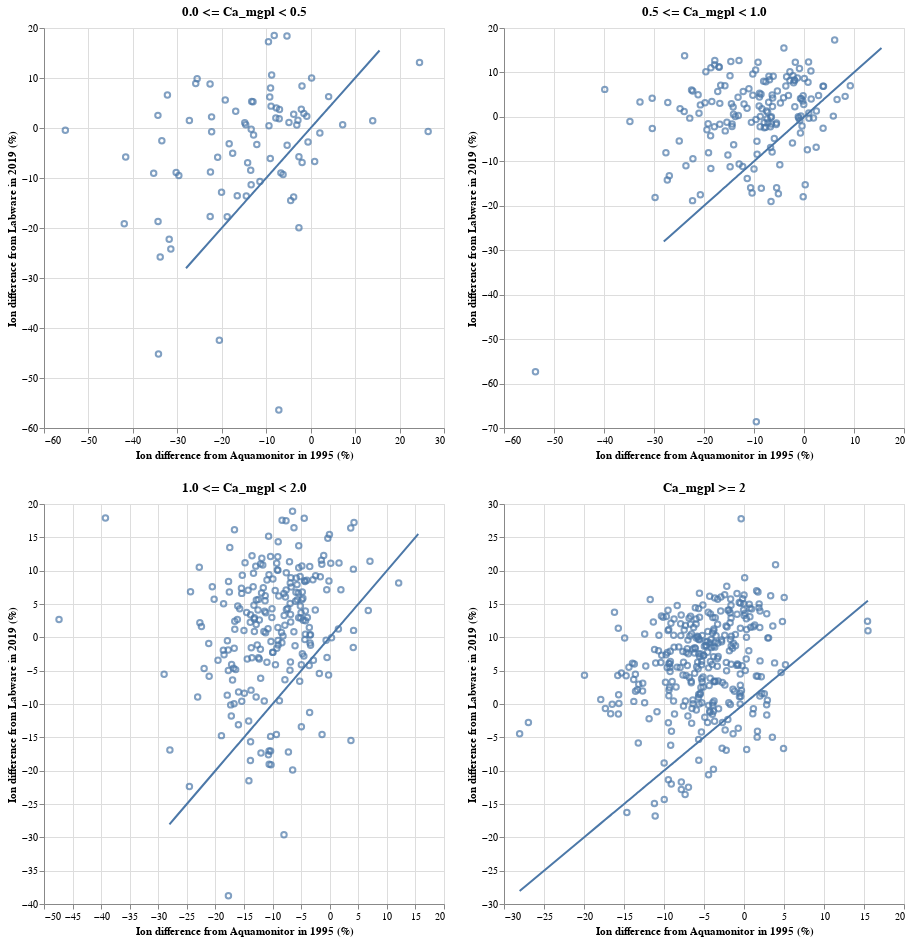

The notebook cell this image was saved under:
### Markdown cell above
### 3.1. Ion difference in percent

### Code cell
chart_dict = {}
for idx, ca_level in enumerate(ca_levels):
    data = res_dict[ca_level]

    # Scatter plot
    scatter = alt.Chart(data, height=400, width=400).mark_point().encode(
        x=alt.X('ion_diff_pct_am:Q', title='Ion difference (Aquamonitor, 1995) [%]'),
        y=alt.Y('ion_diff_pct_lw:Q', title='Ion difference (Labware, 2019) [%]'),
        tooltip=['station_id:N', 'station_name:N', 'sample_date:T', 'ion_diff_pct_lw:Q', 'ion_diff_pct_am:Q'],
    ).properties(
        title=ca_level
    ).interactive()

    # 1:1 line
    line = alt.Chart(res_df, height=400, width=400).mark_line().encode(
        x=alt.X('ion_diff_pct_am:Q', title=''),
        y=alt.Y('ion_diff_pct_am:Q', title=''),
    )

    chart = (scatter + line)
    chart_dict[idx] = chart
    
chart = ((chart_dict[0] | chart_dict[1]) &
         (chart_dict[2] | chart_dict[3]))
chart.save('../pages/ion_difference_pct.html')
chart

### Figure 1 — Vega-Lite specification as saved in the notebook (floating-point values rounded to 4 significant figures; data arrays with more than 128 entries replaced by an {"elided": "..."} marker saying what was removed)
{"$schema": "https://vega.github.io/schema/vega-lite/v3.4.0.json", "config": {"mark": {"tooltip": null}, "view": {"height": 300, "width": 400}}, "datasets": {"data-4bc05fdcee3639cc4c42559030fb6b53": [{"ion_diff_pct_am": -33.49, "ion_diff_pct_lw": -2.533, "kond_diff_pct_am": 2.427, "kond_diff_pct_lw": 9.406, "kond_minus_H&SO4_am": 0.3535, "kond_minus_H&SO4_lw": 0.5063, "sample_date": "2019-09-25", "station_id": 26078, "station_name": "HOH 1374"}, {"ion_diff_pct_am": -16.52, "ion_diff_pct_lw": -13.55, "kond_diff_pct_am": 2.892, "kond_diff_pct_lw": 6.944, "kond_minus_H&SO4_am": 0.4776, "kond_minus_H&SO4_lw": 0.445, "sample_date": "2019-10-29", "station_id": 26090, "station_name": "Mjåvatn"}, {"ion_diff_pct_am": -5.291, "ion_diff_pct_lw": -3.47, "kond_diff_pct_am": 3.109, "kond_diff_pct_lw": 7.555, "kond_minus_H&SO4_am": 0.4884, "kond_minus_H&SO4_lw": 0.4417, "sample_date": "2019-10-01", "station_id": 26093, "station_name": "Hemletjørnane"}, {"ion_diff_pct_am": -9.022, "ion_diff_pct_lw": 8.015, "kond_diff_pct_am": 0.8889, "kond_diff_pct_lw": 11.2, "kond_minus_H&SO4_am": 0.3111, "kond_minus_H&SO4_lw": 0.3234, "sample_date": "2019-09-30", "station_id": 26094, "station_name": "HOH 1394"}, {"ion_diff_pct_am": -19.22, "ion_diff_pct_lw": 5.603, "kond_diff_pct_am": -6.079, "kond_diff_pct_lw": 4.907, "kond_minus_H&SO4_am": 0.2875, "kond_minus_H&SO4_lw": 0.3735, "sample_date": "2019-09-30", "station_id": 26098, "station_name": "HOH 1227"}, {"ion_diff_pct_am": 24.49, "ion_diff_pct_lw": 13.12, "kond_diff_pct_am": -13.68, "kond_diff_pct_lw": 8.866, "kond_minus_H&SO4_am": 0.3492, "kond_minus_H&SO4_lw": 0.3084, "sample_date": "2019-09-24", "station_id": 26112, "station_name": "1230 HOH"}, {"ion_diff_pct_am": -7.078, "ion_diff_pct_lw": 1.857, "kond_diff_pct_am": -6.287, "kond_diff_pct_lw": 5.084, "kond_minus_H&SO4_am": 0.6984, "kond_minus_H&SO4_lw": 0.5661, "sample_date": "2019-09-24", "station_id": 26114, "station_name": "HOH 1092"}, {"ion_diff_pct_am": -25.86, "ion_diff_pct_lw": 8.917, "kond_diff_pct_am": -9.588, "kond_diff_pct_lw": 7.897, "kond_minus_H&SO4_am": 0.2265, "kond_minus_H&SO4_lw": 0.5085, "sample_date": "2019-09-24", "station_id": 26115, "station_name": "Rundatjørni"}, {"ion_diff_pct_am": -2.104, "ion_diff_pct_lw": 3.749, "kond_diff_pct_am": 3.822, "kond_diff_pct_lw": 1.474, "kond_minus_H&SO4_am": 1.044, "kond_minus_H&SO4_lw": 1.072, "sample_date": "2019-10-17", "station_id": 26122, "station_name": "Blåfjellvatnet"}, {"ion_diff_pct_am": -11.42, "ion_diff_pct_lw": -10.69, "kond_diff_pct_am": -0.3844, "kond_diff_pct_lw": 8.986, "kond_minus_H&SO4_am": 0.2577, "kond_minus_H&SO4_lw": 0.509, "sample_date": "2019-10-02", "station_id": 26126, "station_name": "Steinbotsvatna"}, {"ion_diff_pct_am": -8.195, "ion_diff_pct_lw": 18.51, "kond_diff_pct_am": 2.548, "kond_diff_pct_lw": 2.09, "kond_minus_H&SO4_am": 0.5414, "kond_minus_H&SO4_lw": 0.5702, "sample_date": "2019-09-25", "station_id": 26131, "station_name": "HOH 1078"}, {"ion_diff_pct_am": -13.38, "ion_diff_pct_lw": -0.2632, "kond_diff_pct_am": -3.764, "kond_diff_pct_lw": -4.312, "kond_minus_H&SO4_am": 1.283, "kond_minus_H&SO4_lw": 2.014, "sample_date": "2019-10-09", "station_id": 26135, "station_name": "Hyttvatnet"}, {"ion_diff_pct_am": -31.46, "ion_diff_pct_lw": -24.21, "kond_diff_pct_am": -16.74, "kond_diff_pct_lw": 20.31, "kond_minus_H&SO4_am": 0.2941, "kond_minus_H&SO4_lw": 0.2638, "sample_date": "2019-09-20", "station_id": 26141, "station_name": "HOH 510"}, {"ion_diff_pct_am": -55.2, "ion_diff_pct_lw": -0.4539, "kond_diff_pct_am": -14.69, "kond_diff_pct_lw": 29.45, "kond_minus_H&SO4_am": 0.3359, "kond_minus_H&SO4_lw": 0.2411, "sample_date": "2019-09-20", "station_id": 26142, "station_name": "HOH 407"}, {"ion_diff_pct_am": -35.32, "ion_diff_pct_lw": -9.058, "kond_diff_pct_am": -4.35, "kond_diff_pct_lw": 12.01, "kond_minus_H&SO4_am": 0.4084, "kond_minus_H&SO4_lw": 0.4792, "sample_date": "2019-09-20", "station_id": 26143, "station_name": "HOH 414"}, {"ion_diff_pct_am": -31.83, "ion_diff_pct_lw": -22.24, "kond_diff_pct_am": -2.082, "kond_diff_pct_lw": 0.9032, "kond_minus_H&SO4_am": 0.699, "kond_minus_H&SO4_lw": 0.7906, "sample_date": "2019-09-20", "station_id": 26144, "station_name": "Guolehisjavri"}, {"ion_diff_pct_am": -9.495, "ion_diff_pct_lw": 17.25, "kond_diff_pct_am": 3.442, "kond_diff_pct_lw": 0.6641, "kond_minus_H&SO4_am": 0.947, "kond_minus_H&SO4_lw": 0.9522, "sample_date": "2019-09-22", "station_id": 26145, "station_name": "HOH 515"}, {"ion_diff_pct_am": -34.24, "ion_diff_pct_lw": -45.2, "kond_diff_pct_am": -16.68, "kond_diff_pct_lw": 19.65, "kond_minus_H&SO4_am": 0.1625, "kond_minus_H&SO4_lw": 0.1536, "sample_date": "2019-09-25", "station_id": 26244, "station_name": "HOH 1506"}, {"ion_diff_pct_am": -30.27, "ion_diff_pct_lw": -8.882, "kond_diff_pct_am": -4.001, "kond_diff_pct_lw": 13.21, "kond_minus_H&SO4_am": 0.2202, "kond_minus_H&SO4_lw": 0.2584, "sample_date": "2019-09-25", "station_id": 26275, "station_name": "HOH 1198"}, {"ion_diff_pct_am": -22.61, "ion_diff_pct_lw": -17.69, "kond_diff_pct_am": 3.548, "kond_diff_pct_lw": 3.96, "kond_minus_H&SO4_am": 0.4375, "kond_minus_H&SO4_lw": 0.445, "sample_date": "2019-10-01", "station_id": 26285, "station_name": "Nedre Årdalsvatnet"}, {"ion_diff_pct_am": -32.23, "ion_diff_pct_lw": 6.603, "kond_diff_pct_am": 1.881, "kond_diff_pct_lw": 19.04, "kond_minus_H&SO4_am": 0.3236, "kond_minus_H&SO4_lw": 0.2776, "sample_date": "2019-10-01", "station_id": 26311, "station_name": "HOH 1760"}, {"ion_diff_pct_am": -14.48, "ion_diff_pct_lw": -13.6, "kond_diff_pct_am": 2.612, "kond_diff_pct_lw": 8.547, "kond_minus_H&SO4_am": 0.4073, "kond_minus_H&SO4_lw": 0.4266, "sample_date": "2019-10-29", "station_id": 26389, "station_name": "Bjørntjørn"}, {"ion_diff_pct_am": -18.77, "ion_diff_pct_lw": -17.74, "kond_diff_pct_am": 3.883, "kond_diff_pct_lw": 10.5, "kond_minus_H&SO4_am": 0.3534, "kond_minus_H&SO4_lw": 0.3445, "sample_date": "2019-09-30", "station_id": 26409, "station_name": "Såtetjørn"}, {"ion_diff_pct_am": 0.903, "ion_diff_pct_lw": -6.709, "kond_diff_pct_am": 6.917, "kond_diff_pct_lw": -1.625, "kond_minus_H&SO4_am": 0.743, "kond_minus_H&SO4_lw": 0.6489, "sample_date": "2019-10-29", "station_id": 26449, "station_name": "Urdevotni"}, {"ion_diff_pct_am": -7.833, "ion_diff_pct_lw": 2.019, "kond_diff_pct_am": -2.755, "kond_diff_pct_lw": 2.55, "kond_minus_H&SO4_am": 0.2875, "kond_minus_H&SO4_lw": 0.6185, "sample_date": "2019-09-30", "station_id": 26460, "station_name": "HOH 1040"}, {"ion_diff_pct_am": -3.12, "ion_diff_pct_lw": 0.5775, "kond_diff_pct_am": 5.222, "kond_diff_pct_lw": 12.26, "kond_minus_H&SO4_am": 0.2997, "kond_minus_H&SO4_lw": 0.3151, "sample_date": "2019-09-30", "station_id": 26463, "station_name": "HOH 1238"}, {"ion_diff_pct_am": -8.913, "ion_diff_pct_lw": 4.374, "kond_diff_pct_am": 2.71, "kond_diff_pct_lw": -0.1578, "kond_minus_H&SO4_am": 3.119, "kond_minus_H&SO4_lw": 2.069, "sample_date": "2019-10-30", "station_id": 26527, "station_name": "Øygardstjørna"}, {"ion_diff_pct_am": -7.014, "ion_diff_pct_lw": 3.696, "kond_diff_pct_am": 4.267, "kond_diff_pct_lw": 6.935, "kond_minus_H&SO4_am": 0.5611, "kond_minus_H&SO4_lw": 0.8539, "sample_date": "2019-10-18", "station_id": 26552, "station_name": "Kleggadalsvatn"}, {"ion_diff_pct_am": 4.045, "ion_diff_pct_lw": 6.276, "kond_diff_pct_am": 0.4436, "kond_diff_pct_lw": 1.487, "kond_minus_H&SO4_am": 0.4026, "kond_minus_H&SO4_lw": 0.6327, "sample_date": "2019-09-24", "station_id": 26554, "station_name": "HOH 1061"}, {"ion_diff_pct_am": -0.8696, "ion_diff_pct_lw": 2.341, "kond_diff_pct_am": 3.094, "kond_diff_pct_lw": 1.869, "kond_minus_H&SO4_am": 1.613, "kond_minus_H&SO4_lw": 1.762, "sample_date": "2019-10-18", "station_id": 26559, "station_name": "Rundatjørna"}, {"ion_diff_pct_am": -14.6, "ion_diff_pct_lw": 0.6353, "kond_diff_pct_am": 0.6921, "kond_diff_pct_lw": 12.86, "kond_minus_H&SO4_am": 0.3528, "kond_minus_H&SO4_lw": 0.4708, "sample_date": "2019-09-24", "station_id": 26571, "station_name": "HOH 1250"}, {"ion_diff_pct_am": 0.2114, "ion_diff_pct_lw": 10.02, "kond_diff_pct_am": 1.576, "kond_diff_pct_lw": 7.767, "kond_minus_H&SO4_am": 0.6167, "kond_minus_H&SO4_lw": 0.5379, "sample_date": "2019-09-24", "station_id": 26572, "station_name": "Leirdålsvatna"}, {"ion_diff_pct_am": -0.5945, "ion_diff_pct_lw": -2.818, "kond_diff_pct_am": -2.899, "kond_diff_pct_lw": 9.334, "kond_minus_H&SO4_am": 0.864, "kond_minus_H&SO4_lw": 0.7973, "sample_date": "2019-10-14", "station_id": 26576, "station_name": "Løyndardalsvatnet"}, {"ion_diff_pct_am": 2.069, "ion_diff_pct_lw": -1.017, "kond_diff_pct_am": -1.82, "kond_diff_pct_lw": 2.538, "kond_minus_H&SO4_am": 1.164, "kond_minus_H&SO4_lw": 1.231, "sample_date": "2019-10-18", "station_id": 26602, "station_name": "Mannsvatnet"}, {"ion_diff_pct_am": -1.926, "ion_diff_pct_lw": -6.902, "kond_diff_pct_am": -6.505, "kond_diff_pct_lw": 14.5, "kond_minus_H&SO4_am": 0.2646, "kond_minus_H&SO4_lw": 0.2825, "sample_date": "2019-10-14", "station_id": 26606, "station_name": "HOH 1367"}, {"ion_diff_pct_am": -14.18, "ion_diff_pct_lw": -6.959, "kond_diff_pct_am": 2.256, "kond_diff_pct_lw": 3.405, "kond_minus_H&SO4_am": 0.2108, "kond_minus_H&SO4_lw": 0.5462, "sample_date": "2019-10-03", "station_id": 26608, "station_name": "Litlavatn"}, {"ion_diff_pct_am": -9.203, "ion_diff_pct_lw": 6.194, "kond_diff_pct_am": 6.9, "kond_diff_pct_lw": 11.73, "kond_minus_H&SO4_am": 0.5373, "kond_minus_H&SO4_lw": 0.4142, "sample_date": "2019-09-24", "station_id": 26611, "station_name": "Kaldevatn"}, {"ion_diff_pct_am": -34.36, "ion_diff_pct_lw": 2.526, "kond_diff_pct_am": 1.824, "kond_diff_pct_lw": 14.51, "kond_minus_H&SO4_am": 0.3225, "kond_minus_H&SO4_lw": 0.3445, "sample_date": "2019-09-26", "station_id": 26626, "station_name": "Kvannjolvatnet"}, {"ion_diff_pct_am": -22.63, "ion_diff_pct_lw": 8.794, "kond_diff_pct_am": 5.358, "kond_diff_pct_lw": 14.47, "kond_minus_H&SO4_am": 0.3047, "kond_minus_H&SO4_lw": 0.4908, "sample_date": "2019-09-24", "station_id": 26629, "station_name": "HOH 1241"}, {"ion_diff_pct_am": -8.777, "ion_diff_pct_lw": 10.61, "kond_diff_pct_am": 4.642, "kond_diff_pct_lw": 8.198, "kond_minus_H&SO4_am": 0.4994, "kond_minus_H&SO4_lw": 0.5716, "sample_date": "2019-10-17", "station_id": 26641, "station_name": "Nedre Sørdalsvatnet"}, {"ion_diff_pct_am": 7.2, "ion_diff_pct_lw": 0.6696, "kond_diff_pct_am": 4.585, "kond_diff_pct_lw": 2.327, "kond_minus_H&SO4_am": 0.7097, "kond_minus_H&SO4_lw": 0.7397, "sample_date": "2019-10-17", "station_id": 26647, "station_name": "HOH 800"}, {"ion_diff_pct_am": -18.33, "ion_diff_pct_lw": -3.155, "kond_diff_pct_am": 4.458, "kond_diff_pct_lw": -8.655, "kond_minus_H&SO4_am": 0.6169, "kond_minus_H&SO4_lw": 1.457, "sample_date": "2019-10-16", "station_id": 26658, "station_name": "Tirskardvatnet"}, {"ion_diff_pct_am": -22.29, "ion_diff_pct_lw": 2.227, "kond_diff_pct_am": 0.5525, "kond_diff_pct_lw": -2.921, "kond_minus_H&SO4_am": 0.7725, "kond_minus_H&SO4_lw": 1.289, "sample_date": "2019-10-17", "station_id": 26659, "station_name": "Dyttingane"}, {"ion_diff_pct_am": -9.384, "ion_diff_pct_lw": 0.4533, "kond_diff_pct_am": -0.2058, "kond_diff_pct_lw": 0.3599, "kond_minus_H&SO4_am": 0.8668, "kond_minus_H&SO4_lw": 1.012, "sample_date": "2019-10-17", "station_id": 26660, "station_name": "HOH 729"}, {"ion_diff_pct_am": -27.29, "ion_diff_pct_lw": 1.5, "kond_diff_pct_am": 4.445, "kond_diff_pct_lw": 11.93, "kond_minus_H&SO4_am": 0.2792, "kond_minus_H&SO4_lw": 0.4136, "sample_date": "2019-09-26", "station_id": 26661, "station_name": "HOH 1171"}, {"ion_diff_pct_am": -41.62, "ion_diff_pct_lw": -5.779, "kond_diff_pct_am": -5.479, "kond_diff_pct_lw": 19.95, "kond_minus_H&SO4_am": 0.168, "kond_minus_H&SO4_lw": 0.2634, "sample_date": "2019-09-26", "station_id": 26683, "station_name": "HOH 1475"}, {"ion_diff_pct_am": -20.55, "ion_diff_pct_lw": -42.47, "kond_diff_pct_am": 29.52, "kond_diff_pct_lw": 6.689, "kond_minus_H&SO4_am": 0.4259, "kond_minus_H&SO4_lw": 0.7154, "sample_date": "2019-10-02", "station_id": 26692, "station_name": "Jakobsvatnet"}, {"ion_diff_pct_am": -6.702, "ion_diff_pct_lw": -8.975, "kond_diff_pct_am": 32.9, "kond_diff_pct_lw": -12.61, "kond_minus_H&SO4_am": 0.5341, "kond_minus_H&SO4_lw": 1.247, "sample_date": "2019-10-16", "station_id": 26693, "station_name": "HOH 520"}, {"ion_diff_pct_am": -29.66, "ion_diff_pct_lw": -9.522, "kond_diff_pct_am": -85.27, "kond_diff_pct_lw": 3.092, "kond_minus_H&SO4_am": 1.218, "kond_minus_H&SO4_lw": 0.6289, "sample_date": "2019-10-16", "station_id": 26694, "station_name": "Gjesdalsvatnet"}, {"ion_diff_pct_am": 26.44, "ion_diff_pct_lw": -0.7057, "kond_diff_pct_am": -110.8, "kond_diff_pct_lw": 9.491, "kond_minus_H&SO4_am": 0.608, "kond_minus_H&SO4_lw": 0.34, "sample_date": "2019-09-26", "station_id": 26695, "station_name": "HOH 1308"}, {"ion_diff_pct_am": -16.86, "ion_diff_pct_lw": 3.348, "kond_diff_pct_am": 0.2688, "kond_diff_pct_lw": 0.4793, "kond_minus_H&SO4_am": 0.4373, "kond_minus_H&SO4_lw": 0.7066, "sample_date": "2019-10-02", "station_id": 26699, "station_name": "Nordvatnet"}, {"ion_diff_pct_am": -12.12, "ion_diff_pct_lw": -3.282, "kond_diff_pct_am": 2.687, "kond_diff_pct_lw": 3.466, "kond_minus_H&SO4_am": 0.4603, "kond_minus_H&SO4_lw": 0.5367, "sample_date": "2019-10-02", "station_id": 26700, "station_name": "Nes-Isvatnet"}, {"ion_diff_pct_am": -2.641, "ion_diff_pct_lw": -5.764, "kond_diff_pct_am": 1.044, "kond_diff_pct_lw": 2.703, "kond_minus_H&SO4_am": 0.6108, "kond_minus_H&SO4_lw": 0.5353, "sample_date": "2019-10-02", "station_id": 26701, "station_name": "Gjerlands-Isvatnet"}, {"ion_diff_pct_am": -2.862, "ion_diff_pct_lw": 1.571, "kond_diff_pct_am": 4.437, "kond_diff_pct_lw": -0.008773, "kond_minus_H&SO4_am": 1.066, "kond_minus_H&SO4_lw": 1.047, "sample_date": "2019-10-16", "station_id": 26703, "station_name": "Trodalsvatnet"}, {"ion_diff_pct_am": -22.28, "ion_diff_pct_lw": -0.7588, "kond_diff_pct_am": 10.06, "kond_diff_pct_lw": 1.255, "kond_minus_H&SO4_am": 0.4302, "kond_minus_H&SO4_lw": 0.5943, "sample_date": "2019-10-02", "station_id": 26709, "station_name": "Vardevatnet"}, {"ion_diff_pct_am": -3.817, "ion_diff_pct_lw": 2.73, "kond_diff_pct_am": -2.202, "kond_diff_pct_lw": 2.814, "kond_minus_H&SO4_am": 1.93, "kond_minus_H&SO4_lw": 1.866, "sample_date": "2019-10-16", "station_id": 26716, "station_name": "Myrkevatnet"}, {"ion_diff_pct_am": -17.55, "ion_diff_pct_lw": -5.049, "kond_diff_pct_am": -2.354, "kond_diff_pct_lw": 11.4, "kond_minus_H&SO4_am": 0.2933, "kond_minus_H&SO4_lw": 0.4938, "sample_date": "2019-09-25", "station_id": 26762, "station_name": "HOH 1057"}, {"ion_diff_pct_am": -34.34, "ion_diff_pct_lw": -18.72, "kond_diff_pct_am": -1.825, "kond_diff_pct_lw": 4.214, "kond_minus_H&SO4_am": 0.5934, "kond_minus_H&SO4_lw": 0.4774, "sample_date": "2019-10-15", "station_id": 26769, "station_name": "HOH 808"}, {"ion_diff_pct_am": -33.85, "ion_diff_pct_lw": -25.8, "kond_diff_pct_am": -0.9133, "kond_diff_pct_lw": 2.193, "kond_minus_H&SO4_am": 0.4723, "kond_minus_H&SO4_lw": 0.5679, "sample_date": "2019-10-15", "station_id": 26775, "station_name": "Styggsjøane"}, {"ion_diff_pct_am": -6.209, "ion_diff_pct_lw": -9.305, "kond_diff_pct_am": 0.5342, "kond_diff_pct_lw": -5.441, "kond_minus_H&SO4_am": 2.071, "kond_minus_H&SO4_lw": 2.459, "sample_date": "2019-09-26", "station_id": 26787, "station_name": "Gravvatnet"}, {"ion_diff_pct_am": -13.49, "ion_diff_pct_lw": -8.431, "kond_diff_pct_am": -2.475, "kond_diff_pct_lw": -20.73, "kond_minus_H&SO4_am": 0.8647, "kond_minus_H&SO4_lw": 1.47, "sample_date": "2019-10-08", "station_id": 26824, "station_name": "Liatjørnin"}, {"ion_diff_pct_am": -9.081, "ion_diff_pct_lw": -6.087, "kond_diff_pct_am": 0.2277, "kond_diff_pct_lw": -4.189, "kond_minus_H&SO4_am": 1.641, "kond_minus_H&SO4_lw": 1.657, "sample_date": "2019-09-26", "station_id": 26831, "station_name": "Sætertjørna"}, {"ion_diff_pct_am": -2.643, "ion_diff_pct_lw": -19.93, "kond_diff_pct_am": 3.972, "kond_diff_pct_lw": -9.832, "kond_minus_H&SO4_am": 1.875, "kond_minus_H&SO4_lw": 2.966, "sample_date": "2019-09-26", "station_id": 26833, "station_name": "Småholmvatnet"}, {"ion_diff_pct_am": -4.882, "ion_diff_pct_lw": 1.079, "kond_diff_pct_am": -0.1358, "kond_diff_pct_lw": 2.159, "kond_minus_H&SO4_am": 1.721, "kond_minus_H&SO4_lw": 1.55, "sample_date": "2019-09-26", "station_id": 26842, "station_name": "Helknavatnet"}, {"ion_diff_pct_am": -13.27, "ion_diff_pct_lw": 5.322, "kond_diff_pct_am": 2.462, "kond_diff_pct_lw": 4.606, "kond_minus_H&SO4_am": 0.9222, "kond_minus_H&SO4_lw": 1.077, "sample_date": "2019-09-26", "station_id": 26846, "station_name": "HOH 444"}, {"ion_diff_pct_am": 13.96, "ion_diff_pct_lw": 1.437, "kond_diff_pct_am": 8.348, "kond_diff_pct_lw": 8.015, "kond_minus_H&SO4_am": 0.6704, "kond_minus_H&SO4_lw": 0.5112, "sample_date": "2019-09-26", "station_id": 26859, "station_name": "HOH 662"}, {"ion_diff_pct_am": -12.85, "ion_diff_pct_lw": -1.409, "kond_diff_pct_am": -0.5855, "kond_diff_pct_lw": 1.075, "kond_minus_H&SO4_am": 1.584, "kond_minus_H&SO4_lw": 1.874, "sample_date": "2019-09-25", "station_id": 26873, "station_name": "HOH 281"}, {"ion_diff_pct_am": -41.94, "ion_diff_pct_lw": -19.17, "kond_diff_pct_am": -11.34, "kond_diff_pct_lw": -3.283, "kond_minus_H&SO4_am": 0.7289, "kond_minus_H&SO4_lw": 0.7819, "sample_date": "2019-09-20", "station_id": 26922, "station_name": "HOH 370"}, {"ion_diff_pct_am": -5.331, "ion_diff_pct_lw": 18.42, "kond_diff_pct_am": 3.935, "kond_diff_pct_lw": -1.084, "kond_minus_H&SO4_am": 1.597, "kond_minus_H&SO4_lw": 1.251, "sample_date": "2019-09-22", "station_id": 26956, "station_name": "HOH 370"}, {"ion_diff_pct_am": -1.952, "ion_diff_pct_lw": 8.4, "kond_diff_pct_am": 5.791, "kond_diff_pct_lw": -1.776, "kond_minus_H&SO4_am": 2.431, "kond_minus_H&SO4_lw": 2.265, "sample_date": "2019-09-22", "station_id": 26957, "station_name": "HOH 340"}, {"ion_diff_pct_am": -13.39, "ion_diff_pct_lw": -11.35, "kond_diff_pct_am": -6.147, "kond_diff_pct_lw": -13.1, "kond_minus_H&SO4_am": 0.7298, "kond_minus_H&SO4_lw": 0.717, "sample_date": "2019-09-20", "station_id": 26972, "station_name": "Hannoailaddut Nord"}, {"ion_diff_pct_am": -1.529, "ion_diff_pct_lw": 2.879, "kond_diff_pct_am": 7.719, "kond_diff_pct_lw": 0.3451, "kond_minus_H&SO4_am": 3.047, "kond_minus_H&SO4_lw": 1.44, "sample_date": "2019-09-22", "station_id": 26983, "station_name": "HOH 417"}, {"ion_diff_pct_am": -4.492, "ion_diff_pct_lw": -14.51, "kond_diff_pct_am": -2.17, "kond_diff_pct_lw": -18.89, "kond_minus_H&SO4_am": 2.084, "kond_minus_H&SO4_lw": 1.605, "sample_date": "2019-10-29", "station_id": 27016, "station_name": "Færetjørn"}, {"ion_diff_pct_am": -7.717, "ion_diff_pct_lw": 4.024, "kond_diff_pct_am": 1.78, "kond_diff_pct_lw": 8.769, "kond_minus_H&SO4_am": 0.754, "kond_minus_H&SO4_lw": 0.5854, "sample_date": "2019-09-24", "station_id": 27023, "station_name": "Rennebergstjørni"}, {"ion_diff_pct_am": -3.829, "ion_diff_pct_lw": -13.82, "kond_diff_pct_am": 4.077, "kond_diff_pct_lw": -1.646, "kond_minus_H&SO4_am": 0.5676, "kond_minus_H&SO4_lw": 0.4592, "sample_date": "2019-10-29", "station_id": 27043, "station_name": "Ljomsvatnet"}, {"ion_diff_pct_am": -7.164, "ion_diff_pct_lw": -56.38, "kond_diff_pct_am": 4.171, "kond_diff_pct_lw": -115.1, "kond_minus_H&SO4_am": 3.707, "kond_minus_H&SO4_lw": 4.047, "sample_date": "2019-10-30", "station_id": 27048, "station_name": "Røyslandsvatnet"}, {"ion_diff_pct_am": -14.83, "ion_diff_pct_lw": 1.067, "kond_diff_pct_am": 10.48, "kond_diff_pct_lw": 2.985, "kond_minus_H&SO4_am": 0.9987, "kond_minus_H&SO4_lw": 0.7017, "sample_date": "2019-10-18", "station_id": 27050, "station_name": "HOH 967"}, {"ion_diff_pct_am": -25.54, "ion_diff_pct_lw": 9.868, "kond_diff_pct_am": -3.232, "kond_diff_pct_lw": 3.617, "kond_minus_H&SO4_am": 0.3, "kond_minus_H&SO4_lw": 0.9551, "sample_date": "2019-10-17", "station_id": 27055, "station_name": "Tjørnadalsvatnet"}, {"ion_diff_pct_am": -12.97, "ion_diff_pct_lw": 5.25, "kond_diff_pct_am": 0.9199, "kond_diff_pct_lw": 4.795, "kond_minus_H&SO4_am": 0.6206, "kond_minus_H&SO4_lw": 0.7419, "sample_date": "2019-10-17", "station_id": 27056, "station_name": "Harekupvatnet"}, {"ion_diff_pct_am": -20.92, "ion_diff_pct_lw": -5.83, "kond_diff_pct_am": 1.963, "kond_diff_pct_lw": -0.581, "kond_minus_H&SO4_am": 0.3986, "kond_minus_H&SO4_lw": 1.237, "sample_date": "2019-10-17", "station_id": 27057, "station_name": "HOH 761"}, {"ion_diff_pct_am": -20.05, "ion_diff_pct_lw": -12.83, "kond_diff_pct_am": 0.5562, "kond_diff_pct_lw": -2.256, "kond_minus_H&SO4_am": 0.7135, "kond_minus_H&SO4_lw": 0.9575, "sample_date": "2019-11-25", "station_id": 27061, "station_name": "HOH 619"}, {"ion_diff_pct_am": -22.55, "ion_diff_pct_lw": -8.817, "kond_diff_pct_am": 6.996, "kond_diff_pct_lw": 4.591, "kond_minus_H&SO4_am": 0.3999, "kond_minus_H&SO4_lw": 0.5162, "sample_date": "2019-10-15", "station_id": 27076, "station_name": "Midtre Muggsjøen"}], "data-75912cc6ea8e023a4ab3add7ab9befd5": {"elided": "228 records"}, "data-b601f4427c23743276e0eccbbb559fb3": {"elided": "325 records"}, "data-fa025138bf90be1280cd6e0f6e348a7d": {"elided": "167 records"}}, "vconcat": [{"hconcat": [{"layer": [{"data": {"name": "data-4bc05fdcee3639cc4c42559030fb6b53"}, "encoding": {"tooltip": [{"field": "station_id", "type": "nominal"}, {"field": "station_name", "type": "nominal"}, {"field": "sample_date", "type": "temporal"}, {"field": "ion_diff_pct_lw", "type": "quantitative"}, {"field": "ion_diff_pct_am", "type": "quantitative"}], "x": {"field": "ion_diff_pct_am", "title": "Ion difference from Aquamonitor in 1995 (%)", "type": "quantitative"}, "y": {"field": "ion_diff_pct_lw", "title": "Ion difference from Labware in 2019 (%)", "type": "quantitative"}}, "height": 400, "mark": "point", "selection": {"selector001": {"bind": "scales", "encodings": ["x", "y"], "type": "interval"}}, "title": "0.0 <= Ca_mgpl < 0.5", "width": 400}, {"data": {"name": "data-b601f4427c23743276e0eccbbb559fb3"}, "encoding": {"x": {"field": "ion_diff_pct_am", "title": "", "type": "quantitative"}, "y": {"field": "ion_diff_pct_am", "title": "", "type": "quantitative"}}, "height": 400, "mark": "line", "width": 400}]}, {"layer": [{"data": {"name": "data-fa025138bf90be1280cd6e0f6e348a7d"}, "encoding": {"tooltip": [{"field": "station_id", "type": "nominal"}, {"field": "station_name", "type": "nominal"}, {"field": "sample_date", "type": "temporal"}, {"field": "ion_diff_pct_lw", "type": "quantitative"}, {"field": "ion_diff_pct_am", "type": "quantitative"}], "x": {"field": "ion_diff_pct_am", "title": "Ion difference from Aquamonitor in 1995 (%)", "type": "quantitative"}, "y": {"field": "ion_diff_pct_lw", "title": "Ion difference from Labware in 2019 (%)", "type": "quantitative"}}, "height": 400, "mark": "point", "selection": {"selector002": {"bind": "scales", "encodings": ["x", "y"], "type": "interval"}}, "title": "0.5 <= Ca_mgpl < 1.0", "width": 400}, {"data": {"name": "data-b601f4427c23743276e0eccbbb559fb3"}, "encoding": {"x": {"field": "ion_diff_pct_am", "title": "", "type": "quantitative"}, "y": {"field": "ion_diff_pct_am", "title": "", "type": "quantitative"}}, "height": 400, "mark": "line", "width": 400}]}]}, {"hconcat": [{"layer": [{"data": {"name": "data-75912cc6ea8e023a4ab3add7ab9befd5"}, "encoding": {"tooltip": [{"field": "station_id", "type": "nominal"}, {"field": "station_name", "type": "nominal"}, {"field": "sample_date", "type": "temporal"}, {"field": "ion_diff_pct_lw", "type": "quantitative"}, {"field": "ion_diff_pct_am", "type": "quantitative"}], "x": {"field": "ion_diff_pct_am", "title": "Ion difference from Aquamonitor in 1995 (%)", "type": "quantitative"}, "y": {"field": "ion_diff_pct_lw", "title": "Ion difference from Labware in 2019 (%)", "type": "quantitative"}}, "height": 400, "mark": "point", "selection": {"selector003": {"bind": "scales", "encodings": ["x", "y"], "type": "interval"}}, "title": "1.0 <= Ca_mgpl < 2.0", "width": 400}, {"data": {"name": "data-b601f4427c23743276e0eccbbb559fb3"}, "encoding": {"x": {"field": "ion_diff_pct_am", "title": "", "type": "quantitative"}, "y": {"field": "ion_diff_pct_am", "title": "", "type": "quantitative"}}, "height": 400, "mark": "line", "width": 400}]}, {"data": {"name": "data-b601f4427c23743276e0eccbbb559fb3"}, "layer": [{"encoding": {"tooltip": [{"field": "station_id", "type": "nominal"}, {"field": "station_name", "type": "nominal"}, {"field": "sample_date", "type": "temporal"}, {"field": "ion_diff_pct_lw", "type": "quantitative"}, {"field": "ion_diff_pct_am", "type": "quantitative"}], "x": {"field": "ion_diff_pct_am", "title": "Ion difference from Aquamonitor in 1995 (%)", "type": "quantitative"}, "y": {"field": "ion_diff_pct_lw", "title": "Ion difference from Labware in 2019 (%)", "type": "quantitative"}}, "height": 400, "mark": "point", "selection": {"selector004": {"bind": "scales", "encodings": ["x", "y"], "type": "interval"}}, "title": "Ca_mgpl >= 2", "width": 400}, {"encoding": {"x": {"field": "ion_diff_pct_am", "title": "", "type": "quantitative"}, "y": {"field": "ion_diff_pct_am", "title": "", "type": "quantitative"}}, "height": 400, "mark": "line", "width": 400}]}]}]}
